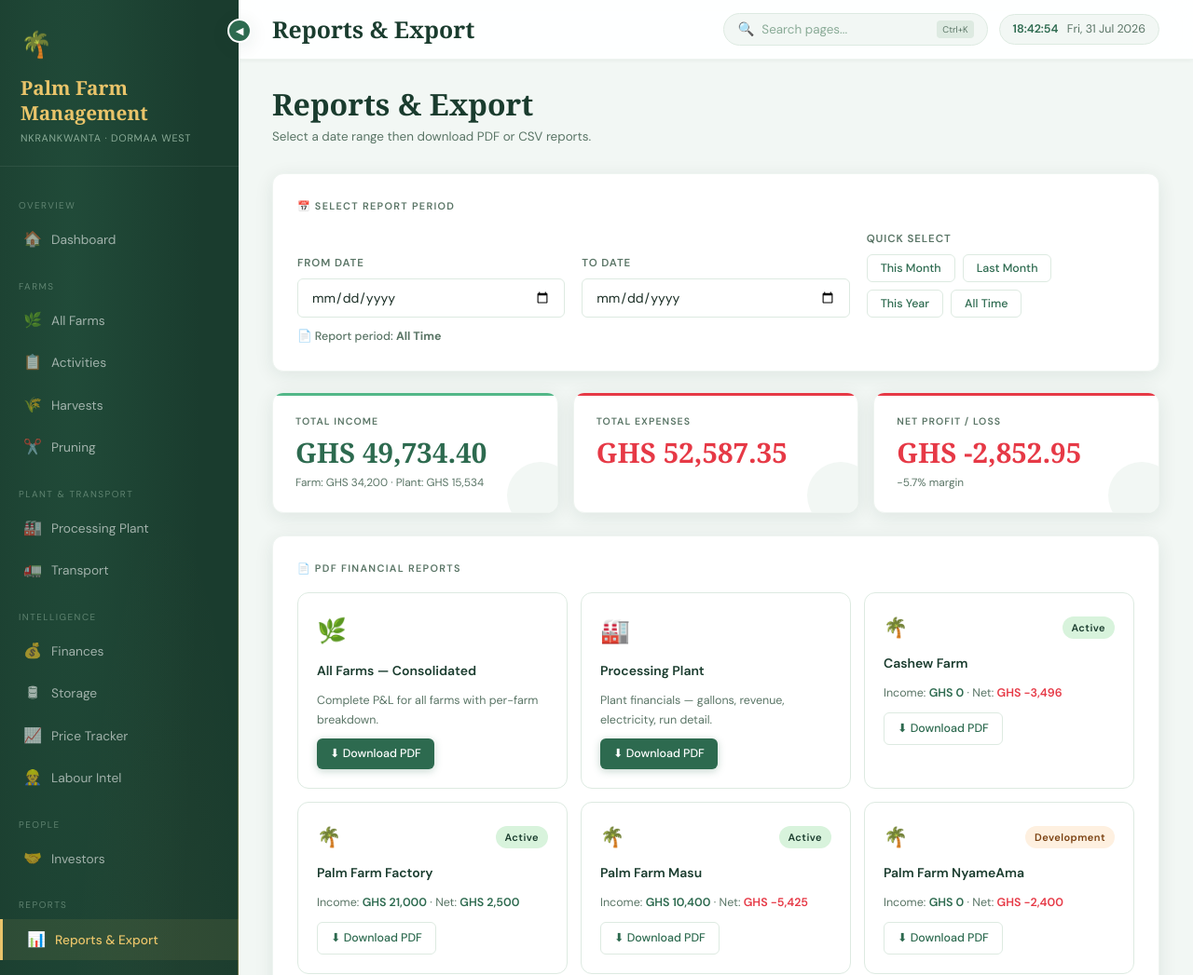
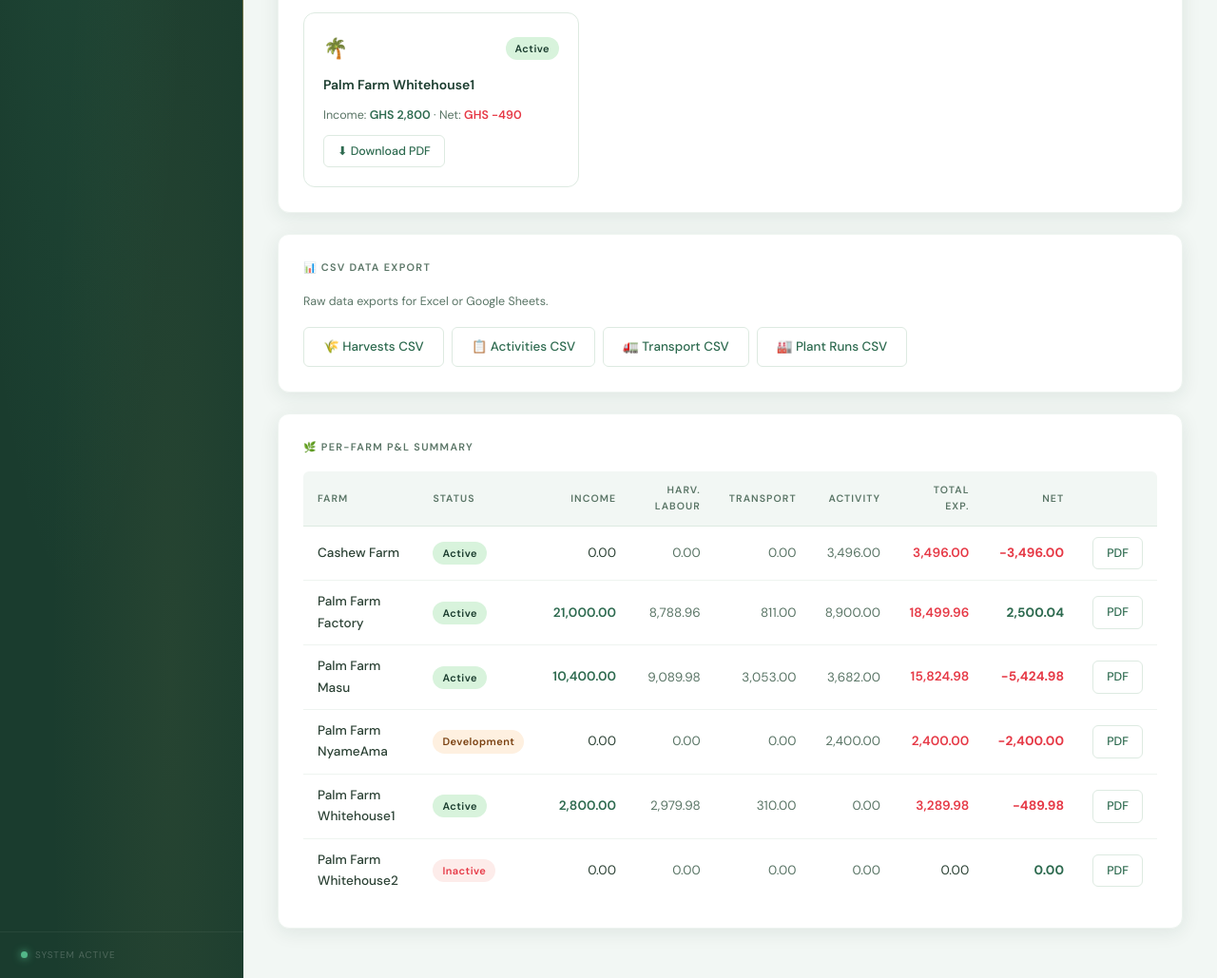
The page /reports/ on the database its author committed (2 pictures, top to bottom).
### tables this page shows
CREATE TABLE farms (
    id              INTEGER PRIMARY KEY AUTOINCREMENT,
    name            TEXT NOT NULL,
    location        TEXT,
    constituency    TEXT,
    size_acres      REAL,
    crop_type       TEXT CHECK(crop_type IN ('Oil Palm', 'Cashew')),
    status          TEXT CHECK(status IN ('Active', 'Inactive', 'Development')),
    total_trees     INTEGER DEFAULT 0,
    notes           TEXT,
    created_at      DATE DEFAULT (DATE('now'))
);

### routes/reports.py (the view)
@reports_bp.route('/')
def index():
    date_from = request.args.get('date_from', '')
    date_to   = request.args.get('date_to', '')
    summary   = _get_summary(date_from, date_to)
    farms     = _get_farm_pl(date_from, date_to)
    return render_template('reports/index.html',
        today=date.today(), summary=summary, farms=farms,
        date_from=date_from, date_to=date_to,
    )

### database/db.py (called while the page is built)
def get_connection():
    conn = sqlite3.connect(DB_PATH)
    conn.row_factory = sqlite3.Row
    conn.execute("PRAGMA foreign_keys = ON")
    return conn

def query(sql, params=(), one=False):
    conn = get_connection()
    cur = conn.execute(sql, params)
    rv = cur.fetchone() if one else cur.fetchall()
    conn.close()
    return rv

### routes/reports.py (called while the page is built)
def _s(sql, params=()):
    row = query(sql, params, one=True)
    return float(list(row)[0]) if row else 0.0

def _df(date_from, date_to):
    clauses, params = [], []
    if date_from: clauses.append('date>=?'); params.append(date_from)
    if date_to:   clauses.append('date<=?'); params.append(date_to)
    return (' AND ' + ' AND '.join(clauses) if clauses else ''), params

### templates/reports/index.html (shortened to what this page needs)
{% extends 'base.html' %}
{% block page_title %}Reports & Export{% endblock %}
{% block content %}
<div class="page-header">
  <div>
    <h2>Reports & Export</h2>
    <p>Select a date range then download PDF or CSV reports.</p>
  </div>
</div>
<div class="card">
  <div class="card-title">📅 Select Report Period</div>
  <div class="form-grid" style="align-items:flex-end;">
    <div class="form-group">
      <label>From Date</label>
      <input type="date" id="dateFrom" onchange="updateLinks()">
    </div>
    <div class="form-group">
      <label>To Date</label>
      <input type="date" id="dateTo" onchange="updateLinks()">
    </div>
    <div class="form-group">
      <label>Quick Select</label>
      <div class="flex gap-2" style="flex-wrap:wrap;">
        <button class="btn btn-outline btn-sm" onclick="setRange('this_month')">This Month</button>
        <button class="btn btn-outline btn-sm" onclick="setRange('last_month')">Last Month</button>
        <button class="btn btn-outline btn-sm" onclick="setRange('this_year')">This Year</button>
        <button class="btn btn-outline btn-sm" onclick="setRange('all')">All Time</button>
      </div>
    </div>
  </div>
  <div id="periodLabel" class="small muted" style="margin-top:10px;font-weight:500;">
    📄 Report period: <strong>All Time</strong>
  </div>
</div>
<div class="stat-grid">
  <div class="stat-card">
    <div class="stat-label">Total Income</div>
    <div class="stat-value positive">GHS {{ '{:,.2f}'.format(summary.total_income) }}</div>
    <div class="stat-sub">Farm: GHS {{ '{:,.0f}'.format(summary.farm_income) }} · Plant: GHS {{ '{:,.0f}'.format(summary.plant_income) }}</div>
  </div>
  <div class="stat-card red">
    <div class="stat-label">Total Expenses</div>
    <div class="stat-value negative">GHS {{ '{:,.2f}'.format(summary.total_exp) }}</div>
  </div>
  <div class="stat-card {% if summary.net >= 0 %}gold{% else %}red{% endif %}">
    <div class="stat-label">Net Profit / Loss</div>
    <div class="stat-value {% if summary.net >= 0 %}positive{% else %}negative{% endif %}">
      <strong>GHS {{ '{:,.2f}'.format(summary.net) }}</strong>
    </div>
    <div class="stat-sub">{{ '{:.1f}'.format(summary.net / summary.total_income * 100 if summary.total_income > 0 else 0) }}% margin</div>
  </div>
</div>
<div class="card">
  <div class="card-title">📄 PDF Financial Reports</div>
  <div style="display:grid;grid-template-columns:repeat(auto-fill,minmax(280px,1fr));gap:14px;">
    <div style="border:1.5px solid var(--border);border-radius:var(--r);padding:20px;display:flex;flex-direction:column;gap:10px;">
      <div style="font-size:1.6rem;">🌿</div>
      <div style="font-weight:600;color:var(--green-dark);">All Farms — Consolidated</div>
      <div class="small muted">Complete P&L for all farms with per-farm breakdown.</div>
      <a id="link-all-farms"
         href="{{ url_for('reports.pdf_all_farms') }}"
         class="btn btn-primary btn-sm pdf-link"
         data-base="{{ url_for('reports.pdf_all_farms') }}"
         style="width:fit-content;">⬇ Download PDF</a>
    </div>
    <div style="border:1.5px solid var(--border);border-radius:var(--r);padding:20px;display:flex;flex-direction:column;gap:10px;">
      <div style="font-size:1.6rem;">🏭</div>
      <div style="font-weight:600;color:var(--green-dark);">Processing Plant</div>
      <div class="small muted">Plant financials — gallons, revenue, electricity, run detail.</div>
      <a id="link-plant"
         href="{{ url_for('reports.pdf_plant') }}"
         class="btn btn-primary btn-sm pdf-link"
         data-base="{{ url_for('reports.pdf_plant') }}"
         style="width:fit-content;">⬇ Download PDF</a>
    </div>
    {% for f in farms %}
    {% if f.income > 0 or f.expenses > 0 %}
    <div style="border:1.5px solid var(--border);border-radius:var(--r);padding:20px;display:flex;flex-direction:column;gap:10px;">
      <div style="display:flex;align-items:center;justify-content:space-between;">
        <span style="font-size:1.3rem;">🌴</span>
        <span class="badge {% if f.status == 'Active' %}badge-green{% elif f.status == 'Inactive' %}badge-red{% else %}badge-amber{% endif %}">{{ f.status }}</span>
      </div>
      <div style="font-weight:600;color:var(--green-dark);">{{ f.name }}</div>
      <div class="small muted">
        Income: <span class="positive">GHS {{ '{:,.0f}'.format(f.income) }}</span> ·
        Net: <span class="{% if f.net >= 0 %}positive{% else %}negative{% endif %}">GHS {{ '{:,.0f}'.format(f.net) }}</span>
      </div>
      <a href="{{ url_for('reports.pdf_farm', farm_id=f.id) }}"
         class="btn btn-outline btn-sm pdf-link"
         data-base="{{ url_for('reports.pdf_farm', farm_id=f.id) }}"
         style="width:fit-content;">⬇ Download PDF</a>
    </div>
    {% endif %}
    {% endfor %}
  </div>
</div>
<div class="card">
  <div class="card-title">📊 CSV Data Export</div>
  <p class="muted small mb-2">Raw data exports for Excel or Google Sheets.</p>
  <div class="flex gap-2" style="flex-wrap:wrap;">
    <a href="{{ url_for('reports.export_harvests') }}"   class="btn btn-outline">🌾 Harvests CSV</a>
    <a href="{{ url_for('reports.export_activities') }}" class="btn btn-outline">📋 Activities CSV</a>
    <a href="{{ url_for('reports.export_transport') }}"  class="btn btn-outline">🚛 Transport CSV</a>
    <a href="{{ url_for('reports.export_plant') }}"      class="btn btn-outline">🏭 Plant Runs CSV</a>
  </div>
</div>
<div class="card">
  <div class="card-title">🌿 Per-Farm P&L Summary</div>
  <div class="table-wrap">
    <table>
      <thead>
        <tr>
          <th>Farm</th><th>Status</th>
          <th class="text-right">Income</th>
          <th class="text-right">Harv. Labour</th>
          <th class="text-right">Transport</th>
          <th class="text-right">Activity</th>
          <th class="text-right">Total Exp.</th>
          <th class="text-right">Net</th>
          <th></th>
        </tr>
      </thead>
      <tbody>
        {% for f in farms %}
        <tr>
          <td style="font-weight:500;">{{ f.name }}</td>
          <td><span class="badge {% if f.status=='Active' %}badge-green{% elif f.status=='Inactive' %}badge-red{% else %}badge-amber{% endif %}">{{ f.status }}</span></td>
          <td class="text-right mono {% if f.income > 0 %}positive{% endif %}">{{ '{:,.2f}'.format(f.income) }}</td>
          <td class="text-right mono muted">{{ '{:,.2f}'.format(f.harv_cost) }}</td>
          <td class="text-right mono muted">{{ '{:,.2f}'.format(f.trans_cost) }}</td>
          <td class="text-right mono muted">{{ '{:,.2f}'.format(f.act_cost) }}</td>
          <td class="text-right mono {% if f.expenses > 0 %}negative{% endif %}">{{ '{:,.2f}'.format(f.expenses) }}</td>
          <td class="text-right mono bold {% if f.net >= 0 %}positive{% else %}negative{% endif %}"><strong>{{ '{:,.2f}'.format(f.net) }}</strong></td>
          <td>
            <a href="{{ url_for('reports.pdf_farm', farm_id=f.id) }}"
               class="btn btn-sm btn-outline pdf-link"
               data-base="{{ url_for('reports.pdf_farm', farm_id=f.id) }}">PDF</a>
          </td>
        </tr>
        {% endfor %}
      </tbody>
    </table>
  </div>
</div>
{% endblock %}

### rows shown on the page
farms: status "Active", name "Cashew Farm", income "0", net "-3,496", income "0.00", harv_cost "0.00", trans_cost "0.00", act_cost "3,496.00", expenses "3,496.00", net "-3,496.00"
farms: status "Active", name "Palm Farm Factory", income "21,000", net "2,500", income "21,000.00", harv_cost "8,788.96", trans_cost "811.00", act_cost "8,900.00", expenses "18,499.96", net "2,500.04"
farms: status "Active", name "Palm Farm Masu", income "10,400", net "-5,425", income "10,400.00", harv_cost "9,089.98", trans_cost "3,053.00", act_cost "3,682.00", expenses "15,824.98", net "-5,424.98"
farms: status "Development", name "Palm Farm NyameAma", income "0", net "-2,400", income "0.00", harv_cost "0.00", trans_cost "0.00", act_cost "2,400.00", expenses "2,400.00", net "-2,400.00"
farms: status "Active", name "Palm Farm Whitehouse1", income "2,800", net "-490", income "2,800.00", harv_cost "2,979.98", trans_cost "310.00", act_cost "0.00", expenses "3,289.98", net "-489.98"
farms: name "Palm Farm Whitehouse2", status "Inactive", income "0.00", harv_cost "0.00", trans_cost "0.00", act_cost "0.00", expenses "0.00", net "0.00"

### other values the page prints
{{ '{:,.2f}'.format(summary.total_income) }} "49,734.40"
{{ '{:,.0f}'.format(summary.farm_income) }} "34,200"
{{ '{:,.0f}'.format(summary.plant_income) }} "15,534"
{{ '{:,.2f}'.format(summary.total_exp) }} "52,587.35"
{{ '{:,.2f}'.format(summary.net) }} "-2,852.95"
